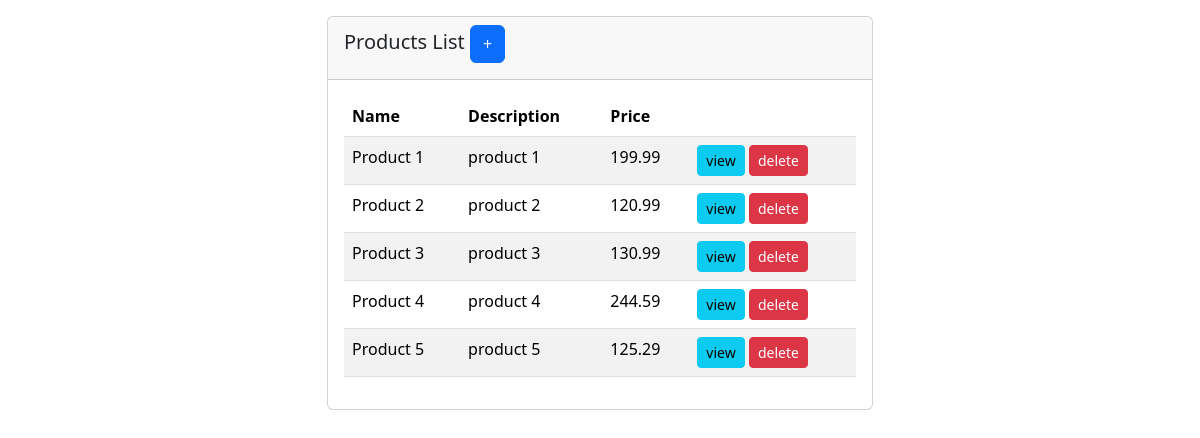
The page / on the database its author committed.
### product/models.py (models this page shows, shortened)
class Products(models.Model):
    name = models.CharField(max_length=100)
    description = models.TextField()
    price = models.DecimalField(decimal_places=2, max_digits=15)
    added_on = models.DateTimeField(auto_now_add=True)

### product/views.py (the view)
# urls.py: path('', views.index, name='products'),
def index(request):
    products = Products.objects.all()
    return render(request, 'product/products.html',
                  {
                      "products": products
                  })

### product/templates/product/products.html (shortened to what this page needs)
{% extends 'base.html' %}
{% block content %}
<div class="row justify-content-center mt-3">
    <div class="col-md-6">
        <div class="card">
            <div class="card-header">
                <h5 class="card-title">Products List <a href="{% url 'product-create' %}" class="btn btn-primary">+</a></h5>
            </div>
            <div class="card-body">
                <table class="table table-striped">
                    <thead>
                        <tr>
                            <th>Name</th>
                            <th>Description</th>
                            <th>Price</th>
                            <th></th>
                        </tr>
                    </thead>
                    <tbody>
                        {% for x in products %}
                        <tr>
                            <td>{{x.name}}</td>
                            <td>{{x.description}}</td>
                            <td>{{x.price}}</td>
                            <td>
                                <a href="{% url 'product-detail' x.id %}" class="btn btn-info btn-sm btn-view">view</a>
                                <a href="" class="btn btn-danger btn-sm btn-delete">delete</a>
                            </td>
                        </tr>
                        {% endfor %}
                    </tbody>
                </table>
            </div>
        </div>
    </div>
</div>
{% endblock %}

### templates/base.html (shortened to what this page needs)
{% load static %}
<!DOCTYPE html>
<html lang="en">
<head>
    <link rel="stylesheet" href="https://cdn.jsdelivr.net/npm/bootstrap@5.3.3/dist/css/bootstrap.min.css">
</head>
<body>
    <div class="container-fluid">
        <div class="container">
            {% block content%}
        {% endblock %}
        </div>
    </div>
</body>
</html>

### rows shown on the page
Products: name "Product 1", description "product 1", price "199.99"
Products: name "Product 2", description "product 2", price "120.99"
Products: name "Product 3", description "product 3", price "130.99"
Products: name "Product 4", description "product 4", price "244.59"
Products: name "Product 5", description "product 5", price "125.29"
